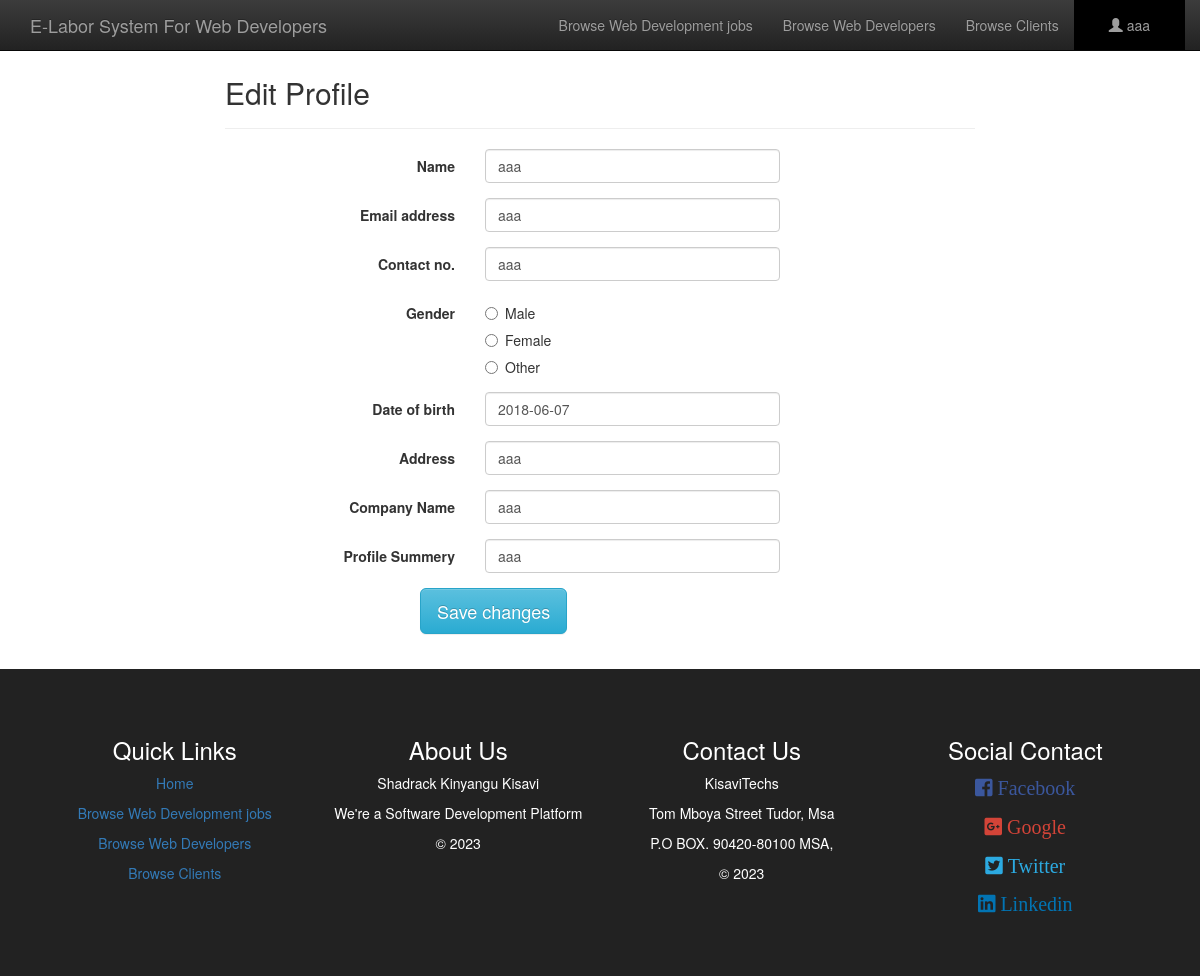
The app's page /freelance/editEmployer.php (signed in) with its own data.
### tables this page shows
CREATE TABLE `employer` (
  `username` varchar(200) NOT NULL,
  `password` varchar(200) NOT NULL,
  `Name` varchar(200) NOT NULL,
  `email` varchar(200) NOT NULL,
  `contact_no` varchar(200) NOT NULL,
  `address` varchar(200) NOT NULL,
  `gender` varchar(200) NOT NULL,
  `birthdate` date NOT NULL,
  `company` varchar(200) NOT NULL,
  `profile_sum` varchar(1000) NOT NULL
);

### freelance/editEmployer.php (the view, shortened to what this page needs)
<?php include('server.php');
if(isset($_SESSION["Username"])){
	$username=$_SESSION["Username"];
}
else{
    $username="";
}
$sql = "SELECT * FROM employer WHERE username='$username'";
$result = $conn->query($sql);
if ($result->num_rows > 0) {
    while($row = $result->fetch_assoc()) {
        $name=$row["Name"];
        $email=$row["email"];
        $contactNo=$row["contact_no"];
        $gender=$row["gender"];
        $birthdate=$row["birthdate"];
        $address=$row["address"];
        $profile_sum=$row["profile_sum"];
        $company=$row["company"];
        }
} else {
    echo "0 results";
}
 ?>
<!DOCTYPE html>
<html>
<head>
	<link rel="stylesheet" type="text/css" href="bootstrap/css/bootstrap.min.css">
	<link rel="stylesheet" type="text/css" href="bootstrap/css/bootstrap-theme.min.css">
	<link rel="stylesheet" type="text/css" href="awesome/css/fontawesome-all.min.css">
	<link rel="stylesheet" type="text/css" href="dist/css/bootstrapValidator.css">
</head>
<body>
<nav class="navbar navbar-inverse navbar-fixed-top" id="my-navbar">
	<div class="container">
		<div class="navber-header">
    <a href="index.php" class="navbar-brand">E-Labor System For Web Developers</a>
        </div>
        <div class="collapse navbar-collapse" id="navbar-collapse">
            <ul class="nav navbar-nav navbar-right">
                <li><a href="allJob.php">Browse Web Development jobs</a></li>
                <li><a href="allFreelancer.php">Browse Web Developers</a></li>
                <li><a href="allEmployer.php">Browse Clients</a></li>
                <li class="dropdown" style="background:#000;padding:0 20px 0 20px;">
                    <a class="dropdown-toggle" data-toggle="dropdown" href="#"><span class="glyphicon glyphicon-user"></span> <?php echo $username; ?>
                    </a>
                </li>
            </ul>
        </div>
	</div>
</nav>
<div class="container">
        <div class="row">
            <div class="col-md-8 col-md-offset-2">
                <div class="page-header">
                    <h2>Edit Profile</h2>
                </div>
                <form id="registrationForm" method="post" class="form-horizontal">
                <div class="form-group">
                    <label class="col-sm-4 control-label">Name</label>
                    <div class="col-sm-5">
                        <input type="text" class="form-control" name="name" value="<?php echo $name; ?>" />
                    </div>
                </div>
                <div class="form-group">
                    <label class="col-sm-4 control-label">Email address</label>
                    <div class="col-sm-5">
                        <input type="text" class="form-control" name="email" value="<?php echo $email; ?>" />
                    </div>
                </div>
                <div class="form-group">
                    <label class="col-sm-4 control-label">Contact no.</label>
                    <div class="col-sm-5">
                        <input type="text" class="form-control" name="contactNo" value="<?php echo $contactNo; ?>" />
                    </div>
                </div>
                <div class="form-group">
                    <label class="col-sm-4 control-label">Gender</label>
                    <div class="col-sm-5">
                        <div class="radio">
                            <label>
                                <input type="radio" name="gender"
                                <?php if (isset($gender) && $gender=="male") echo "checked";?>
                                 value="male" /> Male
                            </label>
                        </div>
                        <div class="radio">
                            <label>
                                <input type="radio" name="gender"
                                <?php if (isset($gender) && $gender=="female") echo "checked";?>
                                 value="female" /> Female
                            </label>
                        </div>
                        <div class="radio">
                            <label>
                                <input type="radio" name="gender"
                                <?php if (isset($gender) && $gender=="other") echo "checked";?>
                                 value="other" /> Other
                            </label>
                        </div>
                    </div>
                </div>
                <div class="form-group">
                    <label class="col-sm-4 control-label">Date of birth</label>
                    <div class="col-sm-5">
                        <input type="text" class="form-control" name="birthdate" placeholder="YYYY/MM/DD" value="<?php echo $birthdate; ?>" />
                    </div>
                </div>
                <div class="form-group">
                    <label class="col-sm-4 control-label">Address</label>
                    <div class="col-sm-5">
                        <input type="text" class="form-control" name="address" value="<?php echo $address; ?>" />
                    </div>
                </div>
                <div class="form-group">
                    <label class="col-sm-4 control-label">Company Name</label>
                    <div class="col-sm-5">
                        <input type="text" class="form-control" name="company" value="<?php echo $company; ?>" />
                    </div>
                </div>
                <div class="form-group">
                    <label class="col-sm-4 control-label">Profile Summery</label>
                    <div class="col-sm-5">
                        <input type="text" class="form-control" name="profile_sum" value="<?php echo $profile_sum; ?>" />
                    </div>
                </div>
                <div class="form-group">
                    <div class="col-sm-9 col-sm-offset-3">
                        <button type="submit" name="editEmployer" class="btn btn-info btn-lg">Save changes</button>
                    </div>
                </div>
            </form>
            </div>
        </div>
    </div>
<div class="text-center" style="padding:4%;background:#222;color:#fff;margin-top:20px;">
    <div class="row">
            <div class="col-lg-3">
            <h3>Quick Links</h3>
            <p><a href="index.php">Home</a></p>
            <p><a href="allJob.php">Browse Web Development jobs</a></p>
            <p><a href="allFreelancer.php">Browse Web Developers</a></p>
            <p><a href="allEmployer.php">Browse Clients</a></p>
        </div>
       <div class="col-lg-3">
            <h3>About Us</h3>
            <p>Shadrack Kinyangu Kisavi</p>
            <p>We're a Software Development Platform</p>
            <p>&copy 2023</p>
        </div>
        <div class="col-lg-3">
            <h3>Contact Us</h3>
            <p>KisaviTechs</p>
            <p>Tom Mboya Street Tudor, Msa</p>
            <p>P.O BOX. 90420-80100 MSA,</p>
            <p>&copy 2023</p>
        </div>
        <div class="col-lg-3">
            <h3>Social Contact</h3>
            <p style="font-size:20px;color:#3B579D;"><i class="fab fa-facebook-square"> Facebook</i></p>
            <p style="font-size:20px;color:#D34438;"><i class="fab fa-google-plus-square"> Google</i></p>
            <p style="font-size:20px;color:#2CAAE1;"><i class="fab fa-twitter-square"> Twitter</i></p>
            <p style="font-size:20px;color:#0274B3;"><i class="fab fa-linkedin"> Linkedin</i></p>
        </div>
    </div>
</div>
</body>
</html>

### freelance/editEmployer.php (style rules this page uses)
body { padding-top: 3%;margin: 0; }

### records on screen
employer: name "aaa", email "aaa", contactNo "aaa", gender "☐ Male", gender "☐ Female", gender "☐ Other", birthdate "2018-06-07", address "aaa", company "aaa", profile_sum "aaa"

### other values on screen
$username "aaa"
